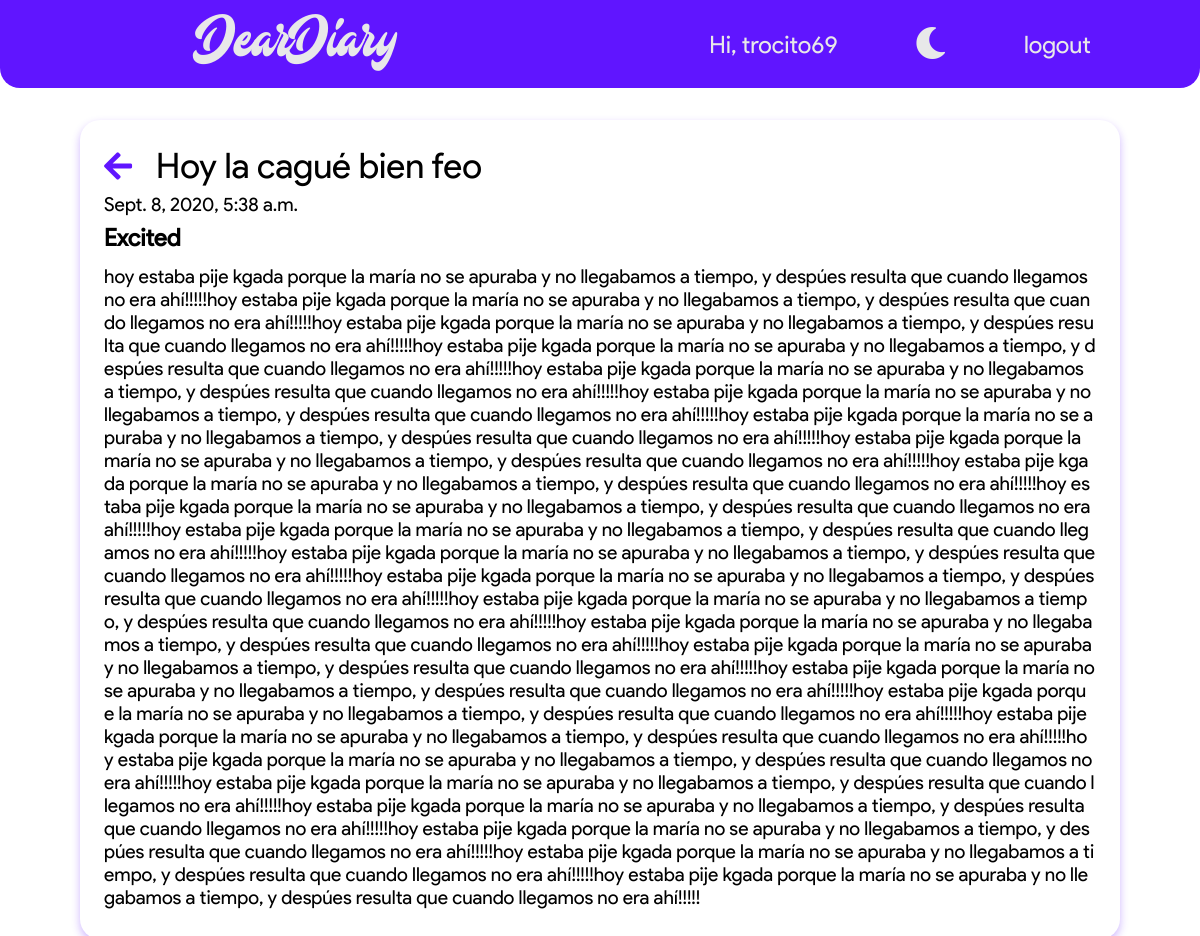
Screenshot of /diary/page/38/ (signed in) with the database file from the repository.
### diary/models.py (models this page shows, shortened)
class DiaryPage(models.Model):
    customer = models.ForeignKey(
        Customer, null=True, on_delete=models.SET_NULL)
    title = models.CharField(max_length=200, null=True)
    date_page = models.DateTimeField(auto_now_add=True, null=True)
    content = models.TextField(null=True)
    MOOD = (
        ("Delighted", "Delighted"),
        ("Excited", "Excited"),
        ("Neutral", "Neutral"),
        ("Speechless", "Speechless"),
        ("Happy", "Happy"),
        ("Flirty", "Flirty"),
        ("Sad", "Sad"),
        ("Guilty", "Guilty"),
        ("Broken", "Broken"),
        ("Shitty", "Shitty"),
        ("Furious", "Furious"),
        ("Nervous", "Nervous"),
    )
    mood = models.CharField(max_length=50, null=True, choices=MOOD)

### diary/views.py (the view)
# urls.py: path('page/<int:pk>/', views.page, name='page'),
@login_required(login_url='login')
def page(request, pk):
    page = DiaryPage.objects.get(id=pk)
    context = {"page": page}
    return render(request, "diary/page.html", context)

### diary/templates/diary/page.html
{% extends "diary/main.html" %}
{% block content %}
<div class="main_block">
    <div class="block_header">
        <a href="{% url 'home' %}"><i class="fas fa-2x fa-arrow-left arrow"></i></a>
        <h3>{{page.title}}</h3>
    </div>
    <div>
        <p>{{page.date_page}}</p>
        <h4 id="mood">{{page.mood}}</h4>
    </div>
    <div>
        <p>{{page.content}} </p>
    </div>
</div>
{% endblock %}

### diary/templates/diary/main.html (shortened to what this page needs)
{% load static %}
<!DOCTYPE html>
<html lang="en">
  <head>
    <link rel="stylesheet" href="{% static 'css/main.css' %}" />
    <link
      rel="stylesheet"
      href="https://cdnjs.cloudflare.com/ajax/libs/font-awesome/5.13.0/css/all.min.css"
    />
  </head>
  {% include "diary/nav.html" %}
  <body>
    {% block content %} {% endblock %}
  </body>
</html>

### diary/templates/diary/nav.html
<nav class="navbar">
    <div>
        <a class="nav_logo" href="{% url 'home' %}">DearDiary</a>
    </div>
    <div>
        <ul class="nav_content">
            <li>Hi, {{request.user}}</li>
            <li><a href="#0" class="swap">
                    <i class="fas fa-lg fa-moon"></i>
                </a></li>
            <li><a href="{% url 'logout' %}">logout</a></li>
        </ul>
    </div>
</nav>

### static/css/main.css (style rules this page uses)
* { margin: 0; padding: 0; -webkit-box-sizing: border-box; box-sizing: border-box; }
a:link, a:visited, a:hover, a:active { text-decoration: none; }
body { font-family: Product Sans; }
ul { list-style: none; }
.navbar { display: -ms-grid; display: grid; -ms-grid-columns: (1fr)[2]; grid-template-columns: repeat(2, 1fr); grid-auto-rows: auto; -webkit-box-align: center; -ms-flex-align: center; align-items: center; text-align: center; height: 5.5rem; background-color: #6015FF; color: #E8E8E9; border-radius: 0 0 20px 20px; }
.navbar a { color: #E8E8E9; }
.navbar .nav_content { display: -webkit-box; display: -ms-flexbox; display: flex; -webkit-box-pack: space-evenly; -ms-flex-pack: space-evenly; justify-content: space-evenly; font-size: 1.5rem; -webkit-box-align: center; -ms-flex-align: center; align-items: center; padding: 0 2rem; }
.navbar .nav_logo { font-family: mustardo; font-size: 3rem; font-weight: lighter; color: #E8E8E9; }
.main_block { display: -ms-grid; display: grid; -webkit-box-align: center; -ms-flex-align: center; align-items: center; -webkit-box-pack: center; -ms-flex-pack: center; justify-content: center; -ms-grid-columns: 1fr; grid-template-columns: 1fr; -webkit-box-shadow: 0 4px 8px 0 rgba(96, 21, 255, 0.3); box-shadow: 0 4px 8px 0 rgba(96, 21, 255, 0.3); padding: 1.5rem; border-radius: 20px; margin: 2rem 5rem; }
.main_block .block_header { display: -webkit-box; display: -ms-flexbox; display: flex; -webkit-box-align: center; -ms-flex-align: center; align-items: center; }
.main_block .block_header h3 { font-size: 2.2rem; font-weight: 100; }
.main_block .block_header a { color: #6015FF; padding-right: 1.5rem; }
.main_block p { font-size: 1.2rem; margin: 0.4rem 0; word-break: break-all; white-space: normal; }
.main_block h4 { font-size: 1.5rem; margin: 0.4rem 0; }
.main_block .arrow { -webkit-transition: 0.4s; transition: 0.4s; }

### rows the page displays
DiaryPage: title "Hoy la cagué bien feo", date_page "Sept. 8, 2020, 5:38 a.m.", mood "Excited", content "hoy estaba pije kgada porque la maría no se apuraba y no llegabamos a tiempo, y despúes resulta que cuando llegamos no era ahí!!!!!hoy estaba pije kgada porque la maría no se apuraba y no llegabamos a tiempo, y despúes resulta que cuando llegamos no era ahí!!!!!hoy estaba pije kgada porque la maría no se apuraba y no llegabamos a tiempo, y despúes resulta que cuando llegamos no era ahí!!!!!hoy estaba pije kgada porque la maría no se apuraba y no llegabamos a tiempo, y despúes resulta que cuando llegamos no era ahí!!!!!hoy estaba pije kgada porque la maría no se apuraba y no llegabamos a tiempo, y despúes resulta que cuando llegamos no era ahí!!!!!hoy estaba pije kgada porque la maría no se…"

### other values shown
{{ request.user }} "trocito69"
